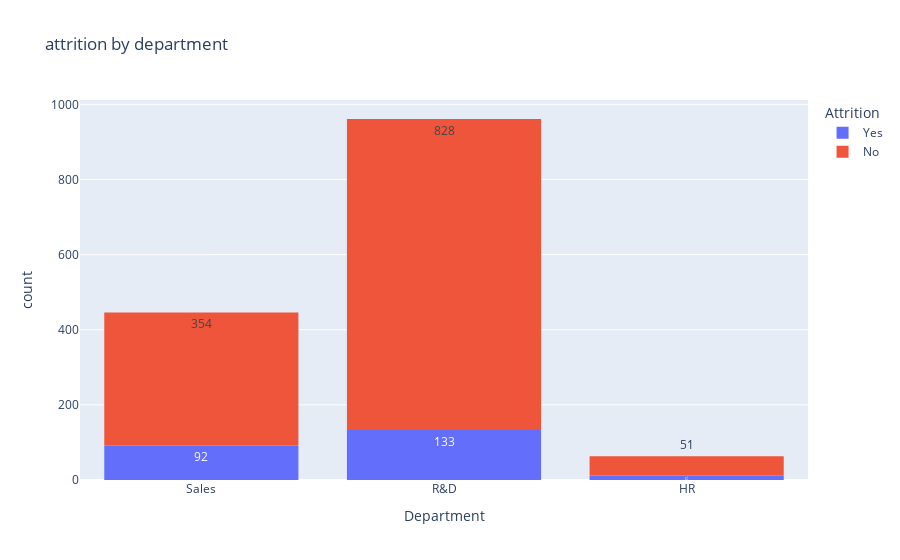

The notebook cell this image was saved under:
### Markdown cell above
### most attrition from range 25-34

### Code cell
fig=px.histogram(df,x='Department',color='Attrition',title='attrition by department',text_auto=True)
fig.show()

### Figure 1 — Plotly figure (JSON) as saved in the notebook; plotly's stock layout.template omitted (floating-point values rounded to 4 significant figures; data arrays with more than 128 entries replaced by an {"elided": "..."} marker saying what was removed)
{"data": [{"alignmentgroup": "True", "bingroup": "x", "hovertemplate": "Attrition=Yes<br>Department=%{x}<br>count=%{y}<extra></extra>", "legendgroup": "Yes", "marker": {"color": "#636efa", "pattern": {"shape": ""}}, "name": "Yes", "offsetgroup": "Yes", "orientation": "v", "showlegend": true, "texttemplate": "%{value}", "type": "histogram", "x": {"elided": "237 str values"}, "xaxis": "x", "yaxis": "y"}, {"alignmentgroup": "True", "bingroup": "x", "hovertemplate": "Attrition=No<br>Department=%{x}<br>count=%{y}<extra></extra>", "legendgroup": "No", "marker": {"color": "#EF553B", "pattern": {"shape": ""}}, "name": "No", "offsetgroup": "No", "orientation": "v", "showlegend": true, "texttemplate": "%{value}", "type": "histogram", "x": {"elided": "1233 str values"}, "xaxis": "x", "yaxis": "y"}], "layout": {"barmode": "relative", "legend": {"title": {"text": "Attrition"}, "tracegroupgap": 0}, "title": {"text": "attrition by department"}, "xaxis": {"anchor": "y", "domain": [0, 1], "title": {"text": "Department"}}, "yaxis": {"anchor": "x", "domain": [0, 1], "title": {"text": "count"}}}}
